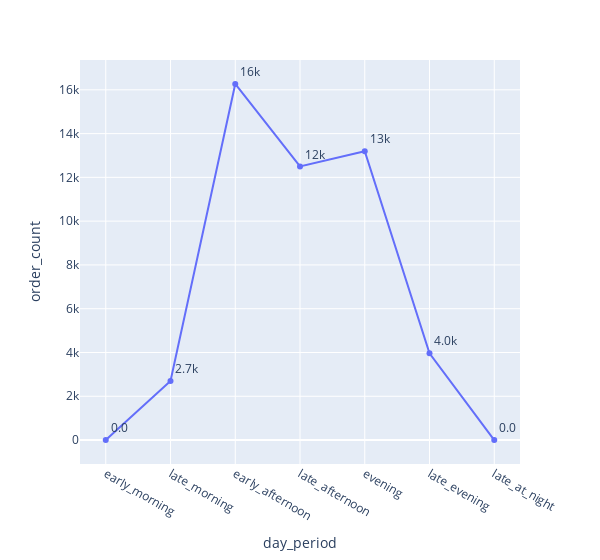

Notebook cell for this chart:
### Code cell
fig = px.line(df, x='day_period', y='order_count', 
              markers=True, text='order_count', width=600)
fig.update_traces(textposition='top right',texttemplate="%{text:.2s}")

### Figure 1 — Plotly figure (JSON) as saved in the notebook; plotly's stock layout.template omitted (floating-point values rounded to 4 significant figures)
{"data": [{"hovertemplate": "day_period=%{x}<br>order_count=%{text}<extra></extra>", "legendgroup": "", "line": {"color": "#636efa", "dash": "solid"}, "marker": {"symbol": "circle"}, "mode": "text+lines+markers", "name": "", "orientation": "v", "showlegend": false, "text": [0, 2697, 16268, 12498, 13196, 3966, 0], "textposition": "top right", "texttemplate": "%{text:.2s}", "type": "scatter", "x": ["early_morning", "late_morning", "early_afternoon", "late_afternoon", "evening", "late_evening", "late_at_night"], "xaxis": "x", "y": [0, 2697, 16268, 12498, 13196, 3966, 0], "yaxis": "y"}], "layout": {"legend": {"tracegroupgap": 0}, "margin": {"t": 60}, "width": 600, "xaxis": {"anchor": "y", "domain": [0, 1], "title": {"text": "day_period"}}, "yaxis": {"anchor": "x", "domain": [0, 1], "title": {"text": "order_count"}}}}
